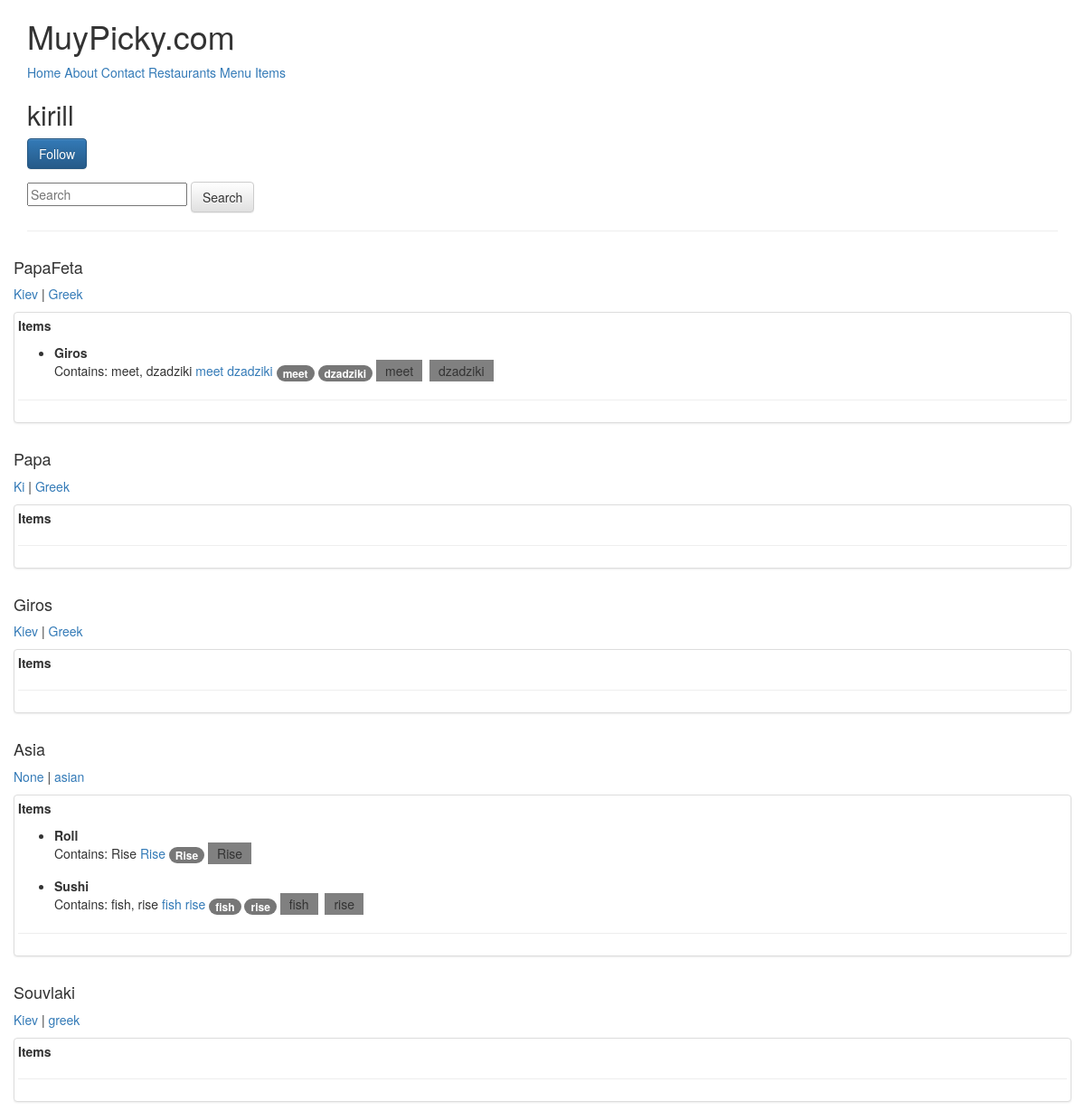
The app's page /u/kirill/ (signed in) with its own data.
### restaurants/models.py (models this page shows, shortened)
class RestaurantLocation(models.Model):
    owner       = models.ForeignKey(User) #class_instance.model_set.all()
    name        = models.CharField(max_length=120)
    location    = models.CharField(max_length=120, blank=True, null=True)
    category    = models.CharField(max_length=120, blank=True, null=True, validators=[validate_category])
    timestamp   = models.DateTimeField(auto_now=True)
    slug        = models.SlugField(blank=True, null=True)
    objects     = RestaurantLocationManager() #add to Model.objects.all()
    @property
    def title(self):
        return self.name

### menus/models.py (models this page shows, shortened)
class Item(models.Model):
    user        = models.ForeignKey(settings.AUTH_USER_MODEL)
    restaurant  = models.ForeignKey(RestaurantLocation)
    name        = models.CharField(max_length=120)
    contents    = models.TextField(help_text='Seperate each item by comma')
    excludes    = models.TextField(blank=True, null=True, help_text='Seperate each item by comma')
    public      = models.BooleanField(default=True)
    timestamp   = models.DateTimeField(auto_now=True)
    updated     = models.DateTimeField(auto_now=True)
    class Meta:
        ordering = ['-updated', '-timestamp']
    def get_contents(self):
        return self.contents.split(',')

### profiles/views.py (the view)
# urls.py: url(r'^(?P<username>[\w-]+)/$', ProfileDetailView.as_view(), name='detail'),
class ProfileDetailView(DetailView):
    template_name = 'profiles/user.html'
    def get_object(self):
        username = self.kwargs.get("username")
        if username is None:
            raise Http404
        return get_object_or_404(User, username__iexact=username, is_active=True)
    def get_context_data(self, *args, **kwargs):
        context = super(ProfileDetailView, self).get_context_data(*args, **kwargs)
        user = context['user']
        print(context)
        print(self.request.user)
        print(str(user)+' -1-')
        is_following = False
        if user.profile in self.request.user.is_following.all():
            is_following = True
        context['is_following'] = is_following
        query = self.request.GET.get('q')
        items_exists = Item.objects.filter(user=user).exists()
        qs = RestaurantLocation.objects.filter(owner=user).search(query)
        if items_exists and qs.exists():
            context['locations'] = qs
        return context

### restaurants/models.py (called while the page is built, shortened)
    def search(self, query): #RestaurantLocation.objects.all().search(query) RestaurantLocation.objects.filter(something).search()
        return self

    def get_queryset(self):
            return RestaurantLocationQuerySet(self.model, using=self._db)

### profiles/templates/profiles/user.html (shortened to what this page needs)
{% extends "base.html" %}
{% block content %}
<h2>{{user.username}}</h2>
<p>{% include "profiles/snippet/follow_form.html" with username=user.username is_following=is_following %}</p>
<form class="form" method="GET" action=".">
<input type="text" placeholder="Search" name="q" value="{{request.GET.q}}">
<button class="btn btn-default" type="submit">Search</button>
</form>
<hr/>
{% if locations %}
{% for rest in locations %}
<div class="row">
<div class="cl-sm-12"> <h4>{{rest.title}} </h4>
<p>
    <a href="{{request.path}}?q={{rest.location}}">{{rest.location}}</a> |
    <a href="{{request.path}}?q={{rest.category }}">{{rest.category}}</a>
</p>
    <div class="thumbnail">
    <p>
        <b>Items</b>
    <ul>
    {% for item in rest.item_set.all %}
    <li style="margin-bottom: 15px"><b>{{item.name}}</b> <br/>
        Contains: {{item.contents}}
            {% for ing in item.get_contents %}
            <a href="{{request.path}}?q={{ing}}">{{ing}}</a>
            {% endfor %}
            {% for ing in item.get_contents %}
                <span class='badge badge-default'>{{ing}}</span>
            {% endfor %}
            {% for ing in item.get_contents %}
            <span style="padding:2px 10px; margin-right:4px; background-color:gray">{{ing}}</span>
            {% endfor %}
    </li>
    {% endfor %}
    </ul>
    </p>
    <hr/>
    </div>
</div>
</div>
{% endfor %}
{% else %}
<p class='lead'> No items found </p>
{% endif %}
{% endblock content %}

### records on screen
RestaurantLocation: title "PapaFeta", location "Kiev", category "Greek"
Item: name "Giros", contents "meet, dzadziki", get_contents "meet" "dzadziki", get_contents "meet" "dzadziki", get_contents "meet" "dzadziki"
RestaurantLocation: title "Papa", location "Ki", category "Greek"
RestaurantLocation: title "Giros", location "Kiev", category "Greek"
RestaurantLocation: title "Asia", location "None", category "asian"
Item: name "Roll", contents "Rise", get_contents "Rise", get_contents "Rise", get_contents "Rise"
Item: name "Sushi", contents "fish, rise", get_contents "fish" "rise", get_contents "fish" "rise", get_contents "fish" "rise"
RestaurantLocation: title "Souvlaki", location "Kiev", category "greek"

### other values on screen
{{ user.username }} "kirill"
